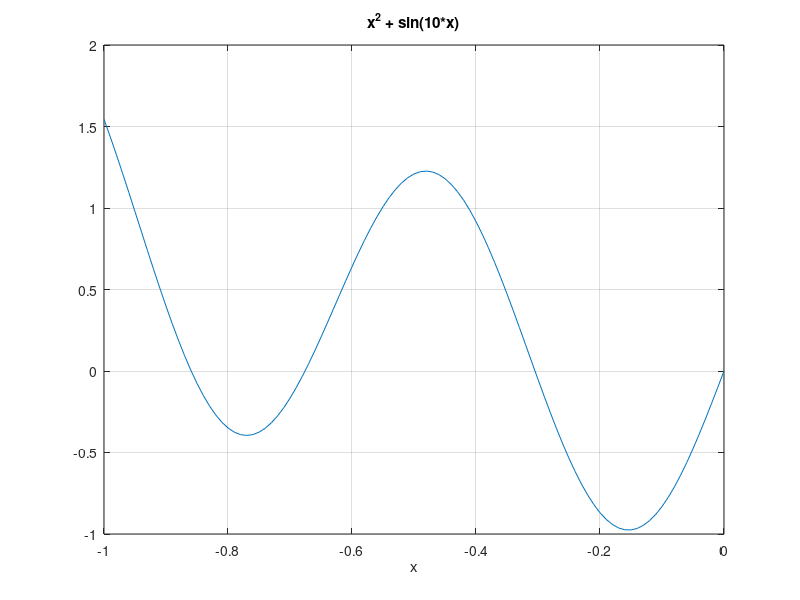

Here is the MATLAB script that generated this plot:
f = @(x) x.^2 + sin(10*x);
x = -1:.01:0;
y = f(x);
plot(x,y), grid on
title('x^2 + sin(10*x)'), xlabel('x')
%%
fminbnd(f,-1,-0.6)
% ans = -0.76994
[x ymin] = fminbnd(f,-0.6,-0.4)
% x = -0.5999
% ymin = 0.6399
[x ymin] = fminbnd(f,-0.4,0)
% x = -0.15400
% ymin = -0.97581